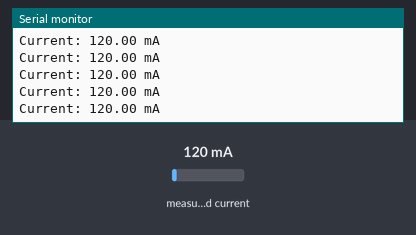
The sketch below on a simulated ESP8266 (NodeMCU). Parts: the last lines printed to the serial monitor. The inputs (shaded band) are chosen by the test bench; at power-on: measured current 120 mA.

Above: at 3.2 s.
3.3 s: measured current set to 40 mA
At 4.1 s:
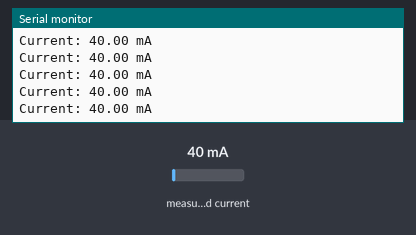
4.8 s: measured current set to 500 mA
At 5.3 s:
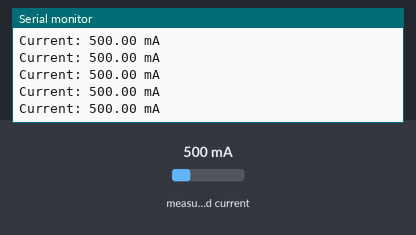
Timing chart, 0 to 7.6 s (numbered marks = the images above; inputs shaded):
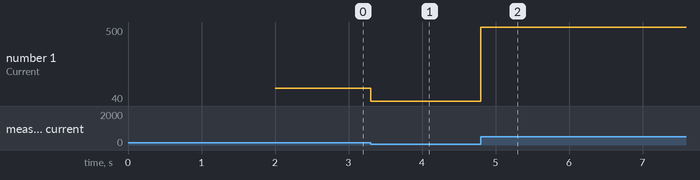

The sketch:

Current_sensor.ino
```cpp
#include <Wire.h>
#include <Adafruit_INA219.h>

Adafruit_INA219 ina219;

void setup() {
  Serial.begin(115200);
  delay(2000);

  Wire.begin(D4, D5);  // SDA, SCL

  Serial.println("Initializing INA219...");

  if (!ina219.begin()) {
    Serial.println("Failed to find INA219 sensor");
    while (1);
  }

  Serial.println("INA219 initialized!");
}

void loop() {
  float current_mA = ina219.getCurrent_mA();

  Serial.print("Current: ");
  Serial.print(current_mA);
  Serial.println(" mA");

}
```

Measured:
- after the input at 3.3 s, the serial monitor: prints a new line at once (image 1)
- after the input at 4.8 s, the serial monitor: prints a new line at once (image 2)
- plotted number 1: 120 → 40 after the input at 3.3 s, 40 → 500 after the input at 4.8 s
